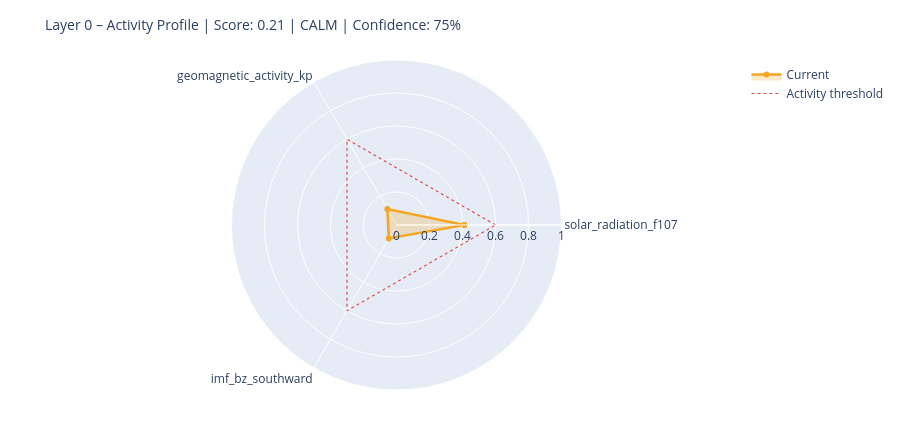

Notebook code cell kept with this figure:
### Markdown cell above
---
## 6. State Assessment & Handoff to Layer 1

### Code cell
# ============================================================
# STEP 1 – Collect raw values with source modes
# Mode: 'primary' | 'fallback_3h' | 'last_valid' | 'missing'
# ============================================================

def safe_last(df, col):
    if df is None or col not in df.columns: return None
    s = df[col].dropna()
    return float(s.iloc[-1]) if not s.empty else None

f107_now = safe_last(df_f107, 'f10.7')
bz_now   = safe_last(df_mag,  'bz_gsm')
kp_now   = safe_last(df_kp,   'kp')
sw_now   = safe_last(df_sw,   'speed')

source_modes = {
    'F10.7':    'primary'  if f107_now is not None else 'missing',
    'Kp':       'primary'  if kp_now   is not None else 'missing',
    'IMF_Bz':   'primary'  if bz_now   is not None else 'missing',
    'SW_speed': 'primary'  if sw_now   is not None else 'missing',
}

# Kp Fallback – 3h endpoint
if kp_now is None:
    try:
        r = requests.get(
            'https://services.swpc.noaa.gov/json/noaa-planetary-k-index.json',
            timeout=10)
        r.raise_for_status()
        fb = pd.DataFrame(r.json())
        tc = next((c for c in fb.columns if 'time' in c.lower()), fb.columns[0])
        kc = next((c for c in fb.columns if 'kp' in c.lower() and c != tc), None)
        if kc:
            fb[kc] = fb[kc].astype(str).str.extract(r'([0-9]+(?:\.[0-9]*)?)')[0]
            fb[kc] = pd.to_numeric(fb[kc], errors='coerce')
            fb = fb[fb[kc] >= 0].dropna(subset=[kc])
            if not fb.empty:
                kp_now = float(fb[kc].iloc[-1])
                source_modes['Kp'] = 'fallback_3h'
                print(f'  Kp fallback (3h): {kp_now:.1f}')
    except Exception as e:
        print(f'  Kp fallback failed: {e}')

# Solar Wind Fallback – last valid value
if sw_now is None and df_sw is not None and 'speed' in df_sw.columns:
    s = df_sw['speed'].dropna()
    if not s.empty:
        sw_now = float(s.iloc[-1])
        source_modes['SW_speed'] = 'last_valid'
        print(f'  SW fallback (last_valid): {sw_now:.0f} km/s')

print()
print('Source modes:', source_modes)

# ============================================================
# STEP 2 – Score from available components only
# ============================================================

def norm(v, lo, hi):
    if v is None: return None
    return max(0.0, min(1.0, (v - lo) / (hi - lo)))

COMPONENTS = {
    'solar_radiation_f107':    (f107_now, norm(f107_now, 60, 250)),
    'geomagnetic_activity_kp': (kp_now,   norm(kp_now,   0,   9)),
    'imf_bz_southward':        (bz_now,   norm(-(bz_now or 0) if bz_now else None, -5, 30)
                                           if bz_now is not None else None),
    'solar_wind_speed':        (sw_now,   norm(sw_now, 300, 800)),
}

available   = {k: v[1] for k, v in COMPONENTS.items() if v[1] is not None}
unavailable = [k for k, v in COMPONENTS.items() if v[1] is None]

layer0_score = round(sum(available.values()) / len(available), 4) if available else None
confidence   = round(len(available) / len(COMPONENTS), 2)

level = ('unknown'  if layer0_score is None
         else 'calm'     if layer0_score < 0.3
         else 'moderate' if layer0_score < 0.6
         else 'active')

# ============================================================
# STEP 3 – Dominant Driver
# ============================================================

def dominant_driver(kp, f107, bz, sw):
    candidates = []
    if kp   is not None and kp   >= 4:   candidates.append(('geomagnetic',    kp / 9))
    if sw   is not None and sw   >= 500:  candidates.append(('solar_wind',     sw / 800))
    if bz   is not None and bz   <= -5:   candidates.append(('imf_southward',  abs(bz) / 30))
    if f107 is not None and f107 >= 150:  candidates.append(('solar_radiation',f107 / 250))
    return max(candidates, key=lambda x: x[1])[0] if candidates else 'none'

driver = dominant_driver(kp_now, f107_now, bz_now, sw_now)

# ============================================================
# STEP 4 – Downstream expectations
# ============================================================

def downstream_expectation(driver, score, kp, bz, f107):
    exp = {
        'magnetosphere':        'calm',
        'ionosphere':           'calm',
        'schumann_resonance':   'unchanged',
        'lithosphere_currents': 'low',
    }
    if driver == 'geomagnetic' or (kp and kp >= 5):
        exp['magnetosphere']        = 'compressed / storm'
        exp['ionosphere']           = 'elevated disturbance (TEC variability)'
        exp['schumann_resonance']   = 'elevated amplitude possible'
        exp['lithosphere_currents'] = 'elevated induction currents'
    elif driver == 'imf_southward' or (bz and bz <= -5):
        exp['magnetosphere']        = 'energy coupling active'
        exp['ionosphere']           = 'elevated electron density possible'
        exp['schumann_resonance']   = 'slight modulation possible'
    elif driver == 'solar_radiation' or (f107 and f107 >= 150):
        exp['ionosphere']           = 'elevated ionization (F-layer)'
        exp['schumann_resonance']   = 'slightly elevated background activity'
    return exp

downstream = downstream_expectation(driver, layer0_score, kp_now, bz_now, f107_now)

# ============================================================
# CONSOLE OUTPUT
# ============================================================

W = 58
print('=' * W)
print('LAYER 0 – STATE ASSESSMENT')
print('=' * W)
for name, (raw_v, score_v) in COMPONENTS.items():
    if score_v is not None:
        bar = '█' * int(score_v * 20) + '░' * (20 - int(score_v * 20))
        print(f'  {name:<35}  {bar}  {score_v:.2f}')
    else:
        print(f'  {name:<35}  {"─" * 20}  n/a')
print('-' * W)
print(f'  Score ({len(available)}/{len(COMPONENTS)} components):  {layer0_score:.3f}')
print(f'  Confidence:         {confidence:.0%}')
print(f'  Level:              {level.upper()}')
print(f'  Dominant Driver:    {driver}')

# Radar chart
cats = list(available.keys())
vals = list(available.values())
if len(cats) >= 3:
    fig = go.Figure()
    fig.add_trace(go.Scatterpolar(
        r=vals + [vals[0]], theta=cats + [cats[0]],
        fill='toself', fillcolor='rgba(242,166,35,0.25)',
        line=dict(color='#F2A623', width=2.5), name='Current'
    ))
    fig.add_trace(go.Scatterpolar(
        r=[0.6] * (len(cats) + 1), theta=cats + [cats[0]],
        line=dict(color='#E24B4A', dash='dot', width=1.2),
        mode='lines', name='Activity threshold'
    ))
    fig.update_layout(
        title=dict(text=f'Layer 0 – Activity Profile | Score: {layer0_score:.2f} | {level.upper()} | Confidence: {confidence:.0%}',
                   font=dict(size=14)),
        polar=dict(radialaxis=dict(visible=True, range=[0, 1])),
        height=430, showlegend=True,
        margin=dict(l=60, r=60, t=60, b=40)
    )
    fig.show()

### Figure 1 — Plotly figure (JSON) as saved in the notebook; plotly's stock layout.template omitted (floating-point values rounded to 4 significant figures)
{"data": [{"fill": "toself", "fillcolor": "rgba(242,166,35,0.25)", "line": {"color": "#F2A623", "width": 2.5}, "name": "Current", "r": [0.4116, 0.1111, 0.09371, 0.4116], "theta": ["solar_radiation_f107", "geomagnetic_activity_kp", "imf_bz_southward", "solar_radiation_f107"], "type": "scatterpolar"}, {"line": {"color": "#E24B4A", "dash": "dot", "width": 1.2}, "mode": "lines", "name": "Activity threshold", "r": [0.6, 0.6, 0.6, 0.6], "theta": ["solar_radiation_f107", "geomagnetic_activity_kp", "imf_bz_southward", "solar_radiation_f107"], "type": "scatterpolar"}], "layout": {"height": 430, "margin": {"b": 40, "l": 60, "r": 60, "t": 60}, "polar": {"radialaxis": {"range": [0, 1], "visible": true}}, "showlegend": true, "title": {"font": {"size": 14}, "text": "Layer 0 – Activity Profile | Score: 0.21 | CALM | Confidence: 75%"}}}
